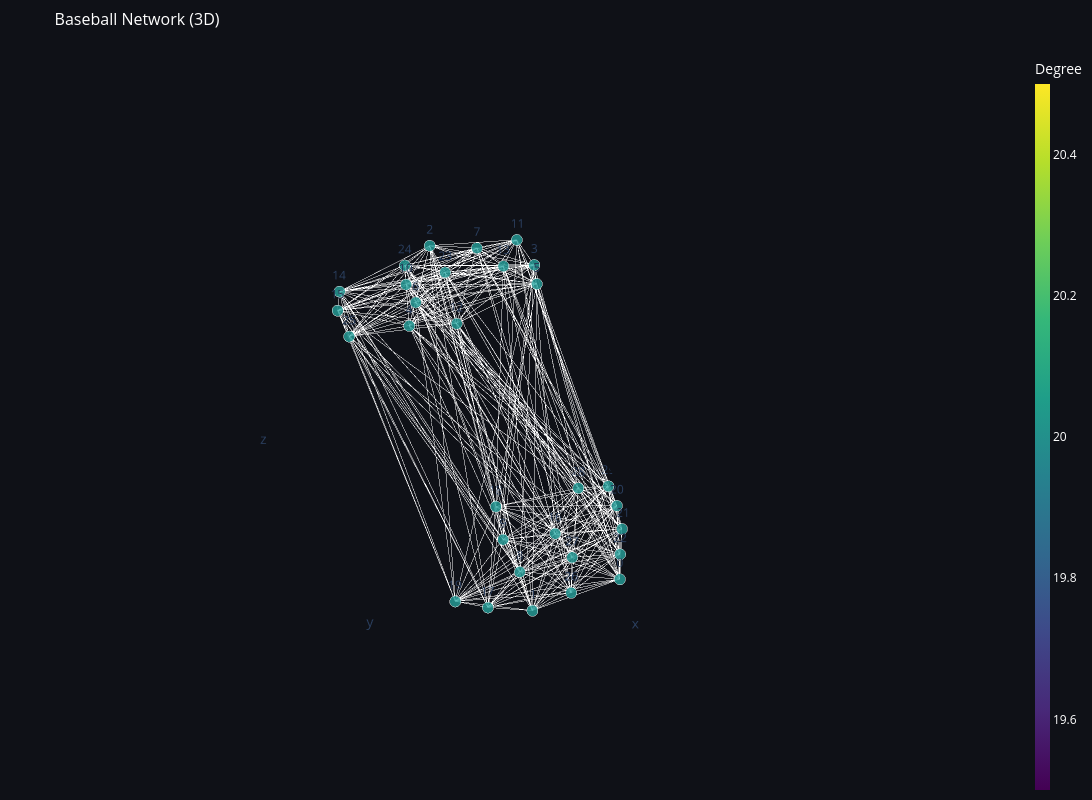

The cell this chart's notebook holds for it:
### Code cell
# call it
import plotly.io as pio
fig= visualize_graph_3d_plotly(edges, n_vertices, title="Baseball Network (3D)")
pio.write_html(fig, "baseball.html")
print("Saved")

### Figure 1 — Plotly figure (JSON) as saved in the notebook; plotly's stock layout.template omitted (floating-point values rounded to 4 significant figures; data arrays with more than 128 entries replaced by an {"elided": "..."} marker saying what was removed)
{"data": [{"hoverinfo": "none", "line": {"color": "rgba(255,255,255,0.3)", "width": 1}, "mode": "lines", "showlegend": false, "type": "scatter3d", "x": {"elided": "900 float values"}, "y": {"elided": "900 float values"}, "z": {"elided": "900 float values"}}, {"hoverinfo": "text", "hovertext": ["Vertex 0<br>Degree: 20", "Vertex 1<br>Degree: 20", "Vertex 2<br>Degree: 20", "Vertex 3<br>Degree: 20", "Vertex 4<br>Degree: 20", "Vertex 5<br>Degree: 20", "Vertex 6<br>Degree: 20", "Vertex 7<br>Degree: 20", "Vertex 8<br>Degree: 20", "Vertex 9<br>Degree: 20", "Vertex 10<br>Degree: 20", "Vertex 11<br>Degree: 20", "Vertex 12<br>Degree: 20", "Vertex 13<br>Degree: 20", "Vertex 14<br>Degree: 20", "Vertex 15<br>Degree: 20", "Vertex 16<br>Degree: 20", "Vertex 17<br>Degree: 20", "Vertex 18<br>Degree: 20", "Vertex 19<br>Degree: 20", "Vertex 20<br>Degree: 20", "Vertex 21<br>Degree: 20", "Vertex 22<br>Degree: 20", "Vertex 23<br>Degree: 20", "Vertex 24<br>Degree: 20", "Vertex 25<br>Degree: 20", "Vertex 26<br>Degree: 20", "Vertex 27<br>Degree: 20", "Vertex 28<br>Degree: 20", "Vertex 29<br>Degree: 20"], "marker": {"cmax": 20, "cmin": 20, "color": [20, 20, 20, 20, 20, 20, 20, 20, 20, 20, 20, 20, 20, 20, 20, 20, 20, 20, 20, 20, 20, 20, 20, 20, 20, 20, 20, 20, 20, 20], "colorbar": {"thickness": 15, "tickfont": {"color": "white"}, "title": {"font": {"color": "white"}, "text": "Degree"}}, "colorscale": [[0, "#440154"], [0.1111, "#482878"], [0.2222, "#3e4989"], [0.3333, "#31688e"], [0.4444, "#26828e"], [0.5556, "#1f9e89"], [0.6667, "#35b779"], [0.7778, "#6ece58"], [0.8889, "#b5de2b"], [1, "#fde725"]], "line": {"color": "white", "width": 0.5}, "opacity": 0.9, "showscale": true, "size": [13, 13, 13, 13, 13, 13, 13, 13, 13, 13, 13, 13, 13, 13, 13, 13, 13, 13, 13, 13, 13, 13, 13, 13, 13, 13, 13, 13, 13, 13]}, "mode": "markers+text", "showlegend": false, "text": ["0", "1", "2", "3", "4", "5", "6", "7", "8", "9", "10", "11", "12", "13", "14", "15", "16", "17", "18", "19", "20", "21", "22", "23", "24", "25", "26", "27", "28", "29"], "type": "scatter3d", "x": [-0.1689, 0.3942, -0.1847, -0.4382, 0.5522, -0.2692, 0.3581, -0.365, 0.2165, 0.08272, 0.2564, -0.6225, 0.3616, -0.3, 0.5729, 0.7146, -0.1953, 0.5611, -0.1127, 0.6638, -0.6925, -0.5353, -0.3416, -0.003347, 0.1008, 0.8405, 0.1253, -0.1071, -0.6511, -0.8133], "y": [1, 0.7628, -0.9635, -0.2072, -0.1568, 0.006515, -0.3646, -0.6931, 0.4367, 0.1049, -0.6054, -0.5896, 0.0292, -0.3459, -0.8358, -0.6297, 0.3405, 0.5233, -0.2069, 0.3198, 0.4667, 0.669, 0.8363, -0.5587, -0.837, -0.3127, 0.8406, 0.6061, 0.1034, 0.2609], "z": [-0.1826, -0.1826, 0.1826, 0.1826, 0.1826, 0.1826, 0.1826, 0.1826, -0.1826, -0.1826, 0.1826, 0.1826, 0.1826, 0.1826, 0.1826, 0.1826, -0.1826, -0.1826, -0.1826, -0.1826, -0.1826, -0.1826, -0.1826, 0.1826, 0.1826, 0.1826, -0.1826, -0.1826, -0.1826, -0.1826]}], "layout": {"height": 800, "margin": {"b": 0, "l": 0, "r": 0, "t": 50}, "paper_bgcolor": "#0f1117", "scene": {"aspectmode": "auto", "aspectratio": {"x": 1, "y": 1, "z": 1}, "bgcolor": "#0f1117", "camera": {"center": {"x": 0, "y": 0, "z": 0}, "eye": {"x": 1.776, "y": 1.776, "z": 1.776}, "projection": {"type": "perspective"}, "up": {"x": 0, "y": 0, "z": 1}}, "xaxis": {"backgroundcolor": "#0f1117", "showgrid": false, "showspikes": false, "showticklabels": false, "type": "linear", "zeroline": false}, "yaxis": {"backgroundcolor": "#0f1117", "showgrid": false, "showspikes": false, "showticklabels": false, "type": "linear", "zeroline": false}, "zaxis": {"backgroundcolor": "#0f1117", "showgrid": false, "showspikes": false, "showticklabels": false, "type": "linear", "zeroline": false}}, "title": {"font": {"color": "white", "size": 16}, "text": "Baseball Network (3D)"}, "width": 1200}}
